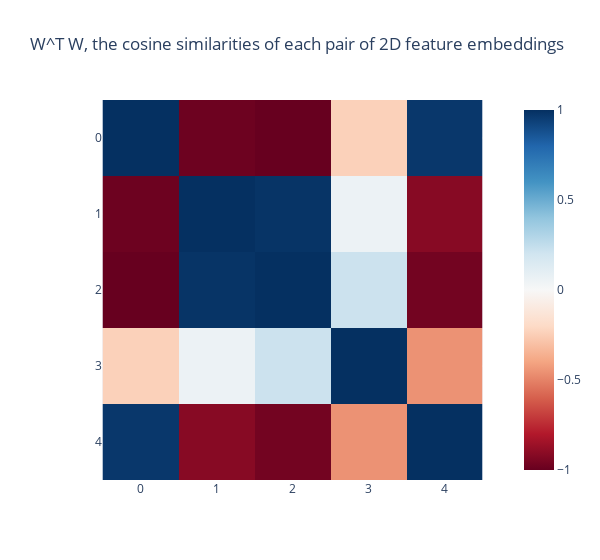

The cell this chart's notebook holds for it:
### Markdown cell above
The input $x$ represents 5 features uniformly sampled between 0 and 1.

Each feature can have **importance** and **sparsity**. This is realised in our toy model as follows:

- **Importance** = the coefficient on the weighted mean squared error between the input and the output, which we use for training the model.

  - I.e., our loss function is $L = \sum_x \sum_i I_i(x_i-x'_i)^2$, where $I_i$ is the importance of feature $i$

- **Sparsity** = the probability of the corresponding element in $x$ being zero.

  - I.e., this affects the way our training data is generated. See `generate_batch()` in `Module` below.

  - We often refer to **feature probability** = 1 - sparsity, rather than sparsity.

#### Justification for using $W^TW$:

- $W$ (shape `(2, 5)`) can be thought of as a grid of "overlap values" between the features and bottleneck dimensions.

- The values of $W^TW$ are the dot products between the 2D representations of each pair of features.

- If each of $W$'s columns were unit vectors, then $W^TW$ would be a matrix of cosine similarities between the features.
  - With diagonal elements equal to 1, since the similarity of a feature with itself is 1.

  - See below for an illustration:

### Code cell
t.manual_seed(2)

W = t.randn(2, 5)
W_normed = W / W.norm(dim=0, keepdim=True)

imshow(
    W_normed.T @ W_normed,
    title="W^T W, the cosine similarities of each pair of 2D feature embeddings",
    width=600,
)

### Figure 1 — Plotly figure (JSON) as saved in the notebook; plotly's stock layout.template omitted (floating-point values rounded to 4 significant figures)
{"data": [{"coloraxis": "coloraxis", "hovertemplate": "x: %{x}<br>y: %{y}<br>color: %{z}<extra></extra>", "name": "0", "type": "heatmap", "xaxis": "x", "yaxis": "y", "z": [[1, -0.9834, -0.9998, -0.2379, 0.9733], [-0.9834, 1, 0.987, 0.05747, -0.9154], [-0.9998, 0.987, 1.0, 0.2173, -0.9682], [-0.2379, 0.05747, 0.2173, 1.0, -0.4545], [0.9733, -0.9154, -0.9682, -0.4545, 1]]}], "layout": {"coloraxis": {"cmid": 0, "colorscale": [[0, "rgb(103,0,31)"], [0.1, "rgb(178,24,43)"], [0.2, "rgb(214,96,77)"], [0.3, "rgb(244,165,130)"], [0.4, "rgb(253,219,199)"], [0.5, "rgb(247,247,247)"], [0.6, "rgb(209,229,240)"], [0.7, "rgb(146,197,222)"], [0.8, "rgb(67,147,195)"], [0.9, "rgb(33,102,172)"], [1, "rgb(5,48,97)"]]}, "title": {"text": "W^T W, the cosine similarities of each pair of 2D feature embeddings"}, "width": 600, "xaxis": {"anchor": "y", "constrain": "domain", "domain": [0, 1], "scaleanchor": "y"}, "yaxis": {"anchor": "x", "autorange": "reversed", "constrain": "domain", "domain": [0, 1]}}}
